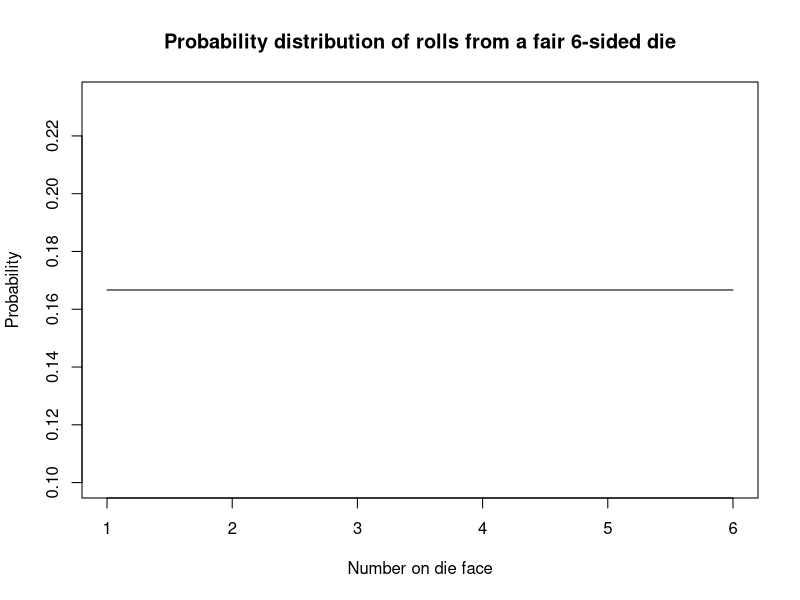
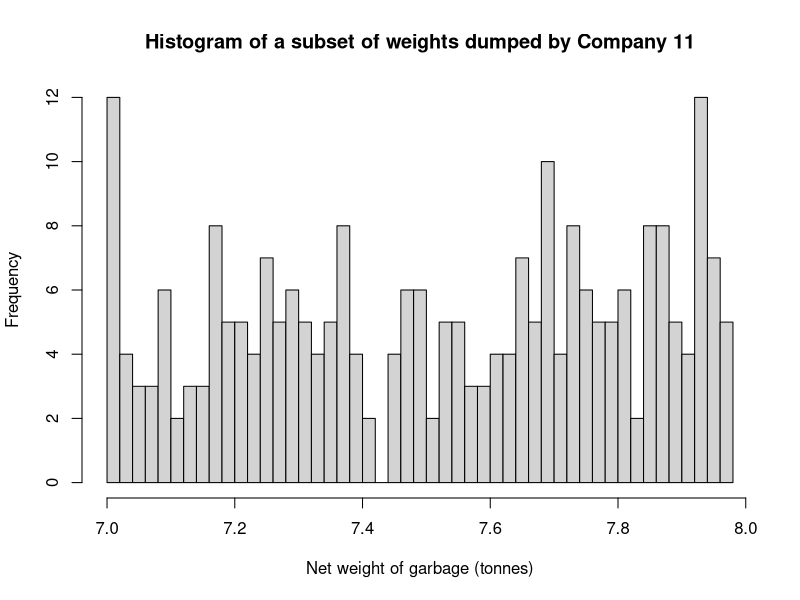

These charts were generated, in order, by the following R code:
## ---- chunk 1
# Example of a uniform distribution 
plot(x=c(1:6),y=rep(1/6,6),type="l",
     main="Probability distribution of rolls from a fair 6-sided die",
     xlab= "Number on die face",
     ylab= "Probability")
## ---- chunk 2
library(readxl) 
library(dplyr) 
## ---- chunk 3
df <- read_excel("weighbridge_2-2hss1p1.xlsx") 
df_subset <- df %>% filter(Company == 11,
                           between(`Net weight of garbage (tonnes)`, 7, 7.98),
                           !is.na(`Net weight of garbage (tonnes)`))
hist(df_subset$`Net weight of garbage (tonnes)`, breaks=50,
     main="Histogram of a subset of weights dumped by Company 11",
     xlab= "Net weight of garbage (tonnes)",
     ylab= "Frequency")
## ---- chunk 4
df_subset[round(df_subset$`Net weight of garbage (tonnes)` * 100) %% 2 != 0, ]
## ---- chunk 5
df_subset <- df_subset %>% filter(`Net weight of garbage (tonnes)` != 7.21 & `Net weight of garbage (tonnes)` != 7.93)
nrow(df_subset)
